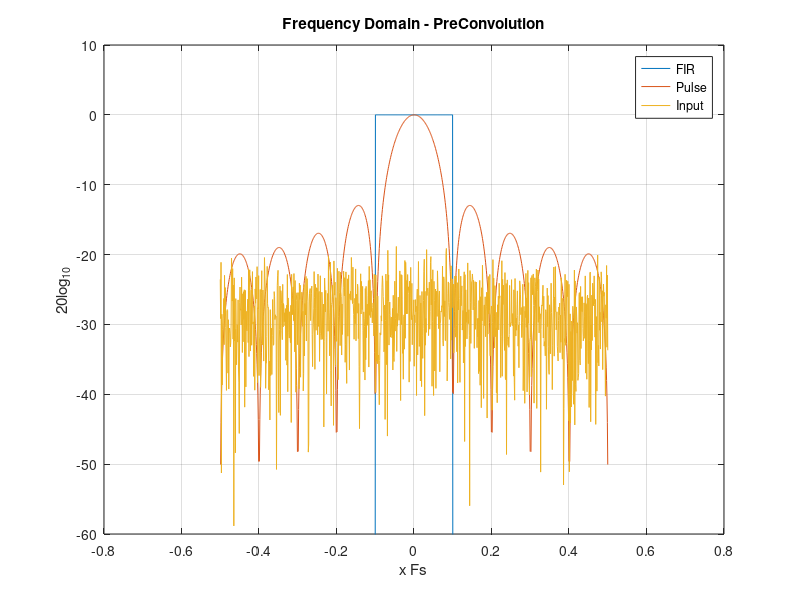

This chart was generated by the following MATLAB code: (Note: this script raises an error after producing the figure.)
close all;
addpath('I:\MATLAB\Printing');
addpath('I:\MATLAB\Windows');

N = 1000;
Nk = 10;
u = randn(1,N)+randn(1,N)*1i;
kernel = zeros(1,N);
kernel(1:10) = 1;

finput = fft(u)./N;
fkernel = fft(kernel)./Nk;
foutput = finput .* fkernel;
y = ifft(foutput);

% Create more agressive FIR filter
fvec = linspace(-.5,0.5,N);
firWindow = double(abs(fvec) <= 0.1);
firWindow(firWindow == 0) = 1e-6;
firWindow = fftshift(firWindow);

foutput_fir = finput .* firWindow;


figure;
plot(fvec,20*log10(abs(fftshift([fkernel.' finput.' firWindow']))));
ylim([-60 10]);
xlabel('x Fs');
ylabel('20log_{10}');
title('Frequency Domain - PreConvolution');
grid on;legend('FIR','Pulse','Input');
add_print_callbacks;


figure;
plot(fvec,20*log10(abs(fftshift([foutput_fir.' foutput.' finput.' ]))));
ylim([-60 10]);
xlabel('x Fs');
ylabel('20log_{10}');
title('Frequency Domain - PostConvolution');
grid on;legend('Input','FIR','Pulse');
add_print_callbacks;

cpsd_input = cumsum(fftshift(finput .* conj(finput)));
cpsd_output = cumsum(fftshift(foutput .* conj(foutput)));
cpsd_output_fir = cumsum(fftshift(foutput_fir .* conj(foutput_fir)));

figure;
plot(fvec,[cpsd_output_fir.' cpsd_output.' cpsd_input.']./cpsd_input(end));
xlabel('x Fs');
ylabel('CPSD Normalized (|x|^2)')
grid on;title('Cumulative Power Spectra');
legend('FIR','Pulse','Input');
ylim([-.1 1.1]);
add_print_callbacks;

%% what happens with a pulse in the return???
signal_return = u+10*fftshift(kernel); % simply drop a signal in the return PRI
fsignal = fft(signal_return)./N;

fsignal_output = fsignal .* fkernel;
fsignal_output_fir = fsignal .* firWindow;

figure;
hold on;
plot(fvec,20*log10(abs(fftshift(fsignal_output))));
plot(fvec,20*log10(abs(fftshift(fsignal_output_fir))));
xlabel('x Fs');
ylabel('20log_{10}')
grid on;title('Power Spectrum');
legend('Pulse','FIR');
add_print_callbacks;

figure;
hold on;
plot(20*log10(abs(N*ifft(fsignal_output))));
plot(20*log10(abs(N*ifft(fsignal_output_fir))));
plot(20*log10(abs(signal_return)));
xlabel('Sample');
ylabel('Amplitude')
grid on;title('Time Domain');
legend('Pulse','FIR','Input');
add_print_callbacks;


%% what about windowing the transmit kernel to reduce sidelobes??
kernel_wnd = zeros(1,N);
Nk = 17;
wnd_factor = 10.^(6/20);
kernel_wnd(1:Nk) = 1*wnd_factor;
kernel_wnd(1:Nk) = hamming(Nk).*kernel_wnd(1:Nk);
fkernel_wnd = fft(kernel_wnd)./Nk;

figure;
plot(fftshift([kernel.' kernel_wnd.']))

figure;
hold on;
plot(fvec,20*log10(abs(fftshift(fkernel))));
plot(fvec,20*log10(abs(fftshift(fkernel_wnd))));
ylim([-50 10]);
xlabel('x Fs');
ylabel('20log_{10}');
grid on;
title('Matched Filter');
legend('Transmit','Tuned Hamming');
add_print_callbacks;


%%
foutput_wnd = finput .* fkernel_wnd;

figure;
plot(fvec,20*log10(abs(fftshift([foutput_wnd.' foutput.' finput.' ]))));
ylim([-60 10]);
xlabel('x Fs');
ylabel('20log_{10}');
title('Frequency Domain - PostConvolution');
grid on;legend('Input','Hamming','Pulse');
add_print_callbacks;

cpsd_input = cumsum(fftshift(finput .* conj(finput)));
cpsd_output = cumsum(fftshift(foutput .* conj(foutput)));
cpsd_output_wnd = cumsum(fftshift(foutput_wnd .* conj(foutput_wnd)));

figure;
plot(fvec,[cpsd_output_wnd.' cpsd_output.' cpsd_input.']./cpsd_input(end));
xlabel('x Fs');
ylabel('CPSD Normalized (|x|^2)')
grid on;title('Cumulative Power Spectra');
legend('Hamming','Pulse','Input');
ylim([-.1 1.1]);
add_print_callbacks;


fsignal_output_wnd = fsignal .* fkernel_wnd;

figure;
hold on;
plot(fvec,20*log10(abs(fftshift(fsignal_output))));
plot(fvec,20*log10(abs(fftshift(fsignal_output_wnd))));
xlabel('x Fs');
ylabel('20log_{10}')
grid on;title('Power Spectrum');
legend('Pulse','Hamming');
add_print_callbacks;

figure;
hold on;
plot(20*log10(abs(N*ifft(fsignal_output))));
plot(20*log10(abs(N*ifft(fsignal_output_wnd))));
plot(20*log10(abs(signal_return)));
xlabel('Sample');
ylabel('Amplitude')
grid on;title('Time Domain');
legend('Pulse','Hamming','Input');
add_print_callbacks;